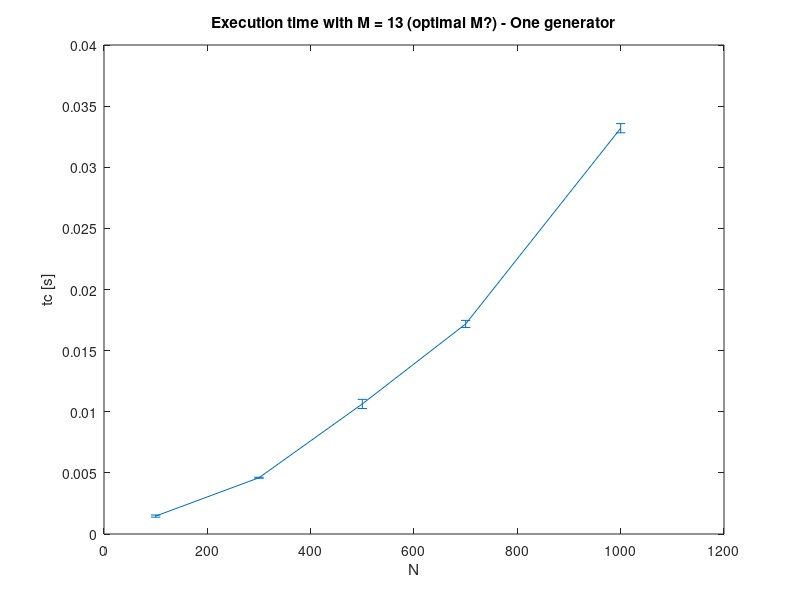
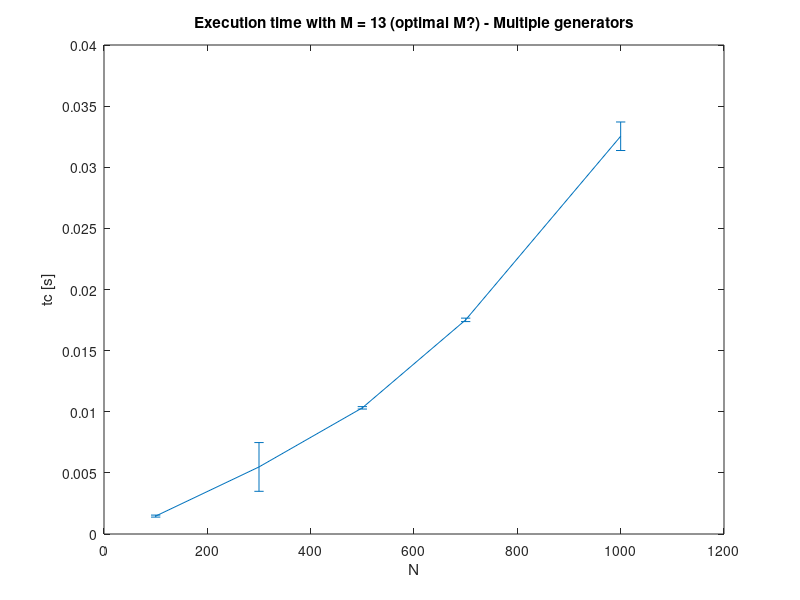

These figures' MATLAB source, in order:
N = 100;
# With same gen, optimal M = 13
times_100_onegen = [0.0014224052429199219, 0.0014274120330810547, 0.0014405250549316406, 0.0016224384307861328, 0.001422882080078125];
# With different gens, optimal M = 13
times_100_multigen = [0.0014376640319824219, 0.0014150142669677734, 0.0016105175018310547, 0.0014431476593017578, 0.0014188289642333984];

N = 300;
# With same gen, optimal M = 13
times_300_onegen = [0.004544496536254883, 0.004578590393066406, 0.004629611968994141, 0.004652261734008789, 0.004610300064086914];
# With different gens, optimal M = 13
times_300_multigen = [0.004681587219238281, 0.004517316818237305, 0.004582405090332031, 0.00459742546081543, 0.009050369262695312];

N = 500;
# With same gen, optimal M = 13
times_500_onegen = [0.010730504989624023, 0.010476350784301758, 0.011175870895385742, 0.010155677795410156, 0.010667085647583008];
# With different gens, optimal M = 13
times_500_multigen = [0.010246515274047852, 0.010392427444458008, 0.010454177856445312, 0.010222673416137695, 0.010287284851074219];

N = 700;
# With same gen, optimal M = 13
times_700_onegen = [0.016996383666992188, 0.017058134078979492, 0.017076492309570312, 0.017075538635253906, 0.017700672149658203];
# With different gens, optimal M = 13
times_700_multigen = [0.017558813095092773, 0.017472267150878906, 0.017743349075317383, 0.01739788055419922, 0.017412424087524414];

N = 1000;
# With same gen, optimal M = 13
times_1000_onegen = [0.03317117691040039, 0.033503055572509766, 0.03279733657836914, 0.03285408020019531, 0.03364157676696777];
# With different gens, optimal M = 13
times_1000_multigen = [0.032028913497924805, 0.032148122787475586, 0.032517194747924805, 0.03147411346435547, 0.03451371192932129];

x_list = [100, 300, 500, 700, 1000];
y_list = [mean(times_100_onegen), mean(times_300_onegen), mean(times_500_onegen), mean(times_700_onegen), mean(times_1000_onegen)];
delta_y_list = [std(times_100_onegen), std(times_300_onegen), std(times_500_onegen), std(times_700_onegen), std(times_1000_onegen)];
errorbar(x_list, y_list, delta_y_list)
title("Execution time with M = 13 (optimal M?) - One generator");
xlabel("N");
ylabel("tc [s]");

figure(2)
y_list = [mean(times_100_multigen), mean(times_300_multigen), mean(times_500_multigen), mean(times_700_multigen), mean(times_1000_multigen)];
delta_y_list = [std(times_100_multigen), std(times_300_multigen), std(times_500_multigen), std(times_700_multigen), std(times_1000_multigen)];
errorbar(x_list, y_list, delta_y_list)
title("Execution time with M = 13 (optimal M?) - Multiple generators");
xlabel("N");
ylabel("tc [s]");